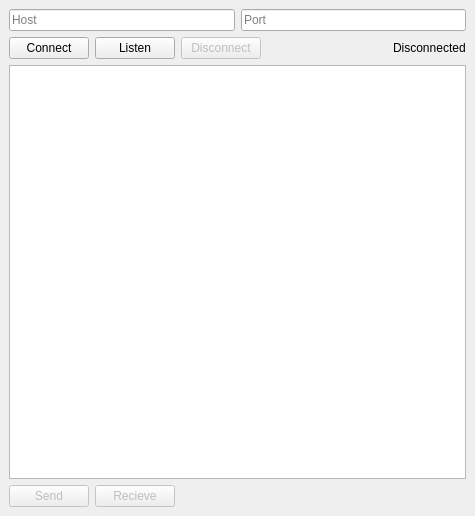
<?xml version="1.0" encoding="UTF-8"?>
<ui version="4.0">
 <class>MainWindow</class>
 <widget class="QMainWindow" name="MainWindow">
  <property name="geometry">
   <rect>
    <x>0</x>
    <y>0</y>
    <width>475</width>
    <height>516</height>
   </rect>
  </property>
  <property name="windowTitle">
   <string>MainWindow</string>
  </property>
  <property name="styleSheet">
   <string notr="true"/>
  </property>
  <widget class="QWidget" name="centralwidget">
   <layout class="QVBoxLayout" name="verticalLayout">
    <item>
     <layout class="QHBoxLayout" name="horizontalLayout_3">
      <item>
       <widget class="QLineEdit" name="LineEditHost">
        <property name="text">
         <string/>
        </property>
        <property name="placeholderText">
         <string>Host</string>
        </property>
       </widget>
      </item>
      <item>
       <widget class="QLineEdit" name="LineEditPort">
        <property name="placeholderText">
         <string>Port</string>
        </property>
       </widget>
      </item>
     </layout>
    </item>
    <item>
     <layout class="QHBoxLayout" name="horizontalLayout">
      <item>
       <widget class="QPushButton" name="ButtonConnect">
        <property name="enabled">
         <bool>true</bool>
        </property>
        <property name="text">
         <string>Connect</string>
        </property>
       </widget>
      </item>
      <item>
       <widget class="QPushButton" name="ButtonListen">
        <property name="text">
         <string>Listen</string>
        </property>
       </widget>
      </item>
      <item>
       <widget class="QPushButton" name="ButtonDisconnect">
        <property name="enabled">
         <bool>false</bool>
        </property>
        <property name="text">
         <string>Disconnect</string>
        </property>
       </widget>
      </item>
      <item>
       <spacer name="horizontalSpacer">
        <property name="orientation">
         <enum>Qt::Horizontal</enum>
        </property>
        <property name="sizeHint" stdset="0">
         <size>
          <width>40</width>
          <height>20</height>
         </size>
        </property>
       </spacer>
      </item>
      <item>
       <widget class="QLabel" name="LabelStatus">
        <property name="text">
         <string>Disconnected</string>
        </property>
       </widget>
      </item>
     </layout>
    </item>
    <item>
     <widget class="QTextEdit" name="TextEdit"/>
    </item>
    <item>
     <layout class="QHBoxLayout" name="horizontalLayout_2">
      <item>
       <widget class="QPushButton" name="ButtonSend">
        <property name="enabled">
         <bool>false</bool>
        </property>
        <property name="text">
         <string>Send</string>
        </property>
       </widget>
      </item>
      <item>
       <widget class="QPushButton" name="ButtonRecieve">
        <property name="enabled">
         <bool>false</bool>
        </property>
        <property name="text">
         <string>Recieve</string>
        </property>
       </widget>
      </item>
      <item>
       <spacer name="horizontalSpacer_2">
        <property name="orientation">
         <enum>Qt::Horizontal</enum>
        </property>
        <property name="sizeHint" stdset="0">
         <size>
          <width>40</width>
          <height>20</height>
         </size>
        </property>
       </spacer>
      </item>
     </layout>
    </item>
   </layout>
  </widget>
 </widget>
 <resources/>
 <connections/>
</ui>
